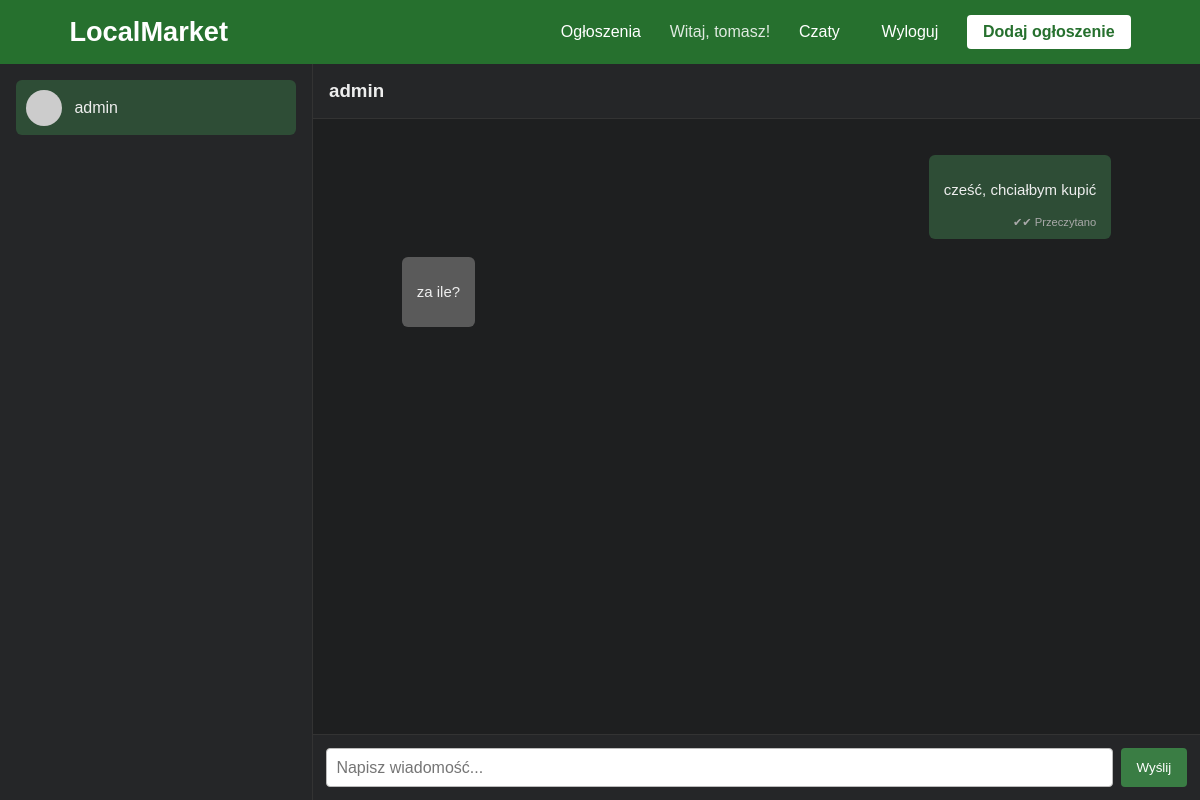
The page /chat/1/ (signed in) on the database as committed earlier.
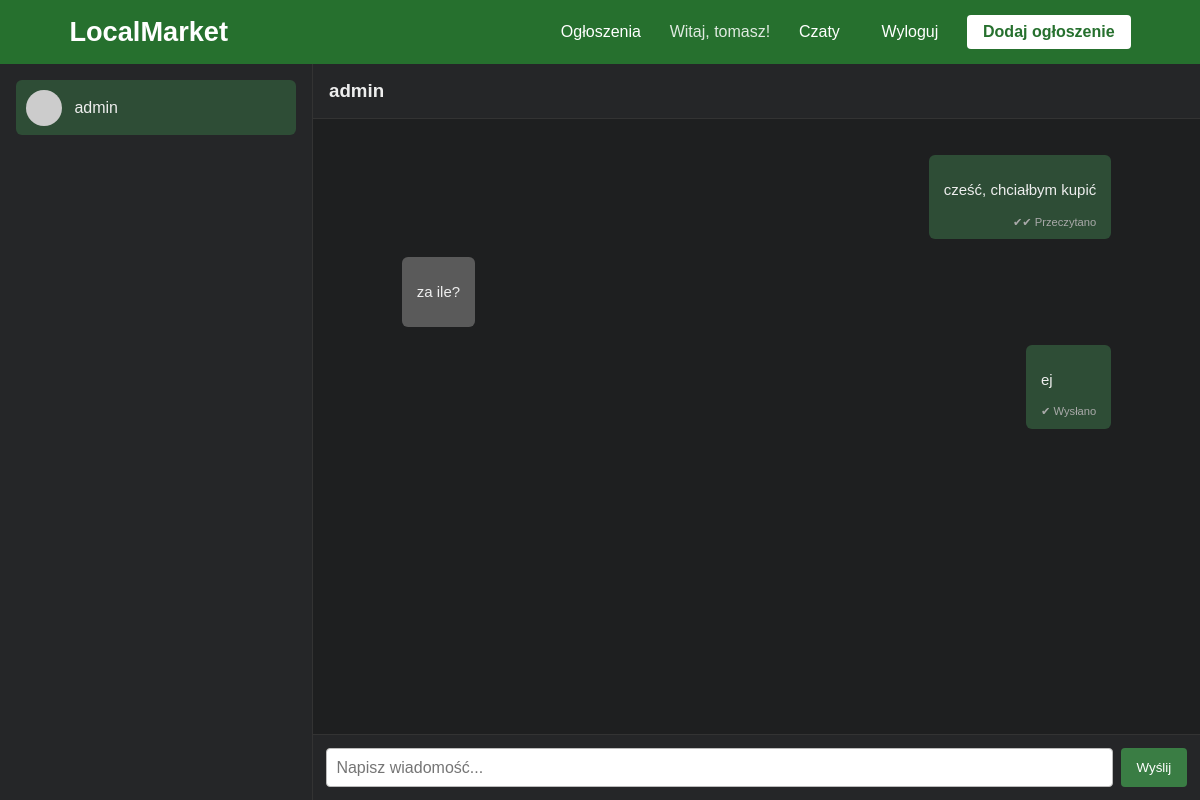
The same page on the database as committed later.
### chat/models.py (models this page shows, shortened)
class ChatThread(models.Model):
    users = models.ManyToManyField(User, related_name="chat_threads")
    created_at = models.DateTimeField(auto_now_add=True)

class Message(models.Model):
    thread = models.ForeignKey(ChatThread, related_name="messages", on_delete=models.CASCADE)
    sender = models.ForeignKey(User, on_delete=models.CASCADE)
    text = models.TextField()
    timestamp = models.DateTimeField(auto_now_add=True)
    is_read = models.BooleanField(default=False)
    read_at = models.DateTimeField(null=True, blank=True)

### chat/views.py (the view, shortened to what this page needs)
# urls.py: path("<int:thread_id>/", views.chat_detail, name="chat_detail"),
@login_required
def chat_detail(request, thread_id):
    thread = get_object_or_404(ChatThread, id=thread_id, users=request.user)
    other_user = thread.users.exclude(id=request.user.id).first()
    Message.objects.filter(
        thread=thread,
        is_read=False
    ).exclude(
        sender=request.user
    ).update(
        is_read=True,
        read_at=timezone.now()
    )
    threads = ChatThread.objects.filter(users=request.user)
    threads_with_other = [
        (t, t.users.exclude(id=request.user.id).first())
        for t in threads
    ]
    messages = thread.messages.all().order_by("timestamp")
    threads = ChatThread.objects.filter(users=request.user)
    threads_with_other = [(t, t.users.exclude(id=request.user.id).first()) for t in threads]
    return render(request, "chat/chat_detail.html", {
        "thread": thread,
        "messages": messages,
        "other_user": other_user,
        "threads_with_other": threads_with_other
    })

### chat/templates/chat/chat_detail.html (shortened to what this page needs)
{% extends "base.html" %}
{% load static %}
{% block content %}
<div class="chat-container">
    <aside class="chat-list">
        {% for t, other in threads_with_other %}
            <a href="{% url 'chat_detail' t.id %}" class="chat-item {% if t.id == thread.id %}active{% endif %}">
                <div class="avatar"></div>
                <div class="chat-name">{{ other.username }}</div>
            </a>
        {% endfor %}
    </aside>
    <section class="chat-window">
        <div class="chat-header">
            <h3>{{ other_user.username }}</h3>
        </div>
        <div class="messages">
            {% for msg in messages %}
                <div class="message {% if msg.sender == request.user %}me{% else %}them{% endif %}">
                    <p>{{ msg.text }}</p>
                    {% if msg.sender == request.user %}
                        <span class="message-status">
                            {% if msg.is_read %}
                                ✔✔ Przeczytano
                            {% else %}
                                ✔ Wysłano
                            {% endif %}
                        </span>
                    {% endif %}
                </div>
            {% empty %}
                <p>Brak wiadomości w tej rozmowie.</p>
            {% endfor %}
        </div>
        <form method="POST" class="message-form">
            <input name="message" placeholder="Napisz wiadomość..." autocomplete="off">
            <button type="submit">Wyślij</button>
        </form>
    </section>
</div>
{% endblock %}

Rows that differ between the two databases and show on the page:
added Message: text "ej", is_read "✔ Wysłano"
